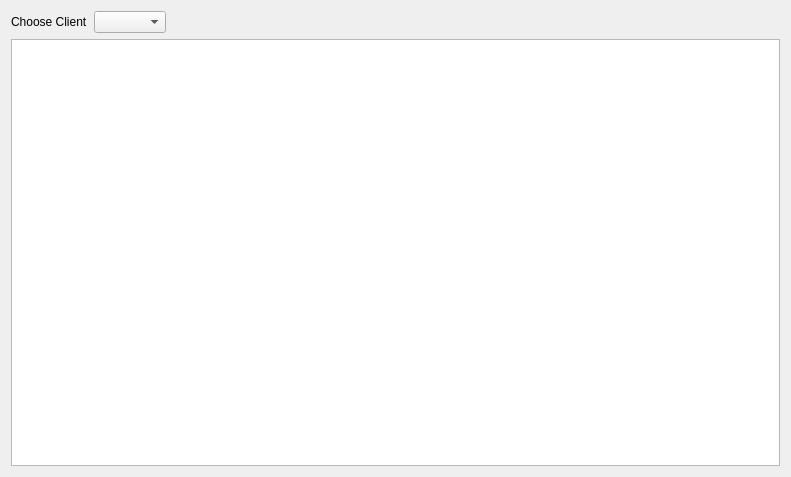
<?xml version="1.0" encoding="UTF-8"?>
<ui version="4.0">
 <class>transactionViewDialog</class>
 <widget class="QDialog" name="transactionViewDialog">
  <property name="geometry">
   <rect>
    <x>0</x>
    <y>0</y>
    <width>791</width>
    <height>477</height>
   </rect>
  </property>
  <property name="windowTitle">
   <string>Dialog</string>
  </property>
  <layout class="QVBoxLayout" name="verticalLayout">
   <item>
    <layout class="QHBoxLayout" name="horizontalLayout">
     <item>
      <layout class="QFormLayout" name="formLayout">
       <item row="0" column="0">
        <widget class="QLabel" name="chooseClientLabel">
         <property name="text">
          <string>Choose Client</string>
         </property>
        </widget>
       </item>
       <item row="0" column="1">
        <widget class="QComboBox" name="chooseClientComboBox"/>
       </item>
      </layout>
     </item>
     <item>
      <spacer name="horizontalSpacer">
       <property name="orientation">
        <enum>Qt::Horizontal</enum>
       </property>
       <property name="sizeHint" stdset="0">
        <size>
         <width>40</width>
         <height>20</height>
        </size>
       </property>
      </spacer>
     </item>
    </layout>
   </item>
   <item>
    <widget class="QTableView" name="transactionTableView"/>
   </item>
  </layout>
 </widget>
 <resources/>
 <connections/>
</ui>
